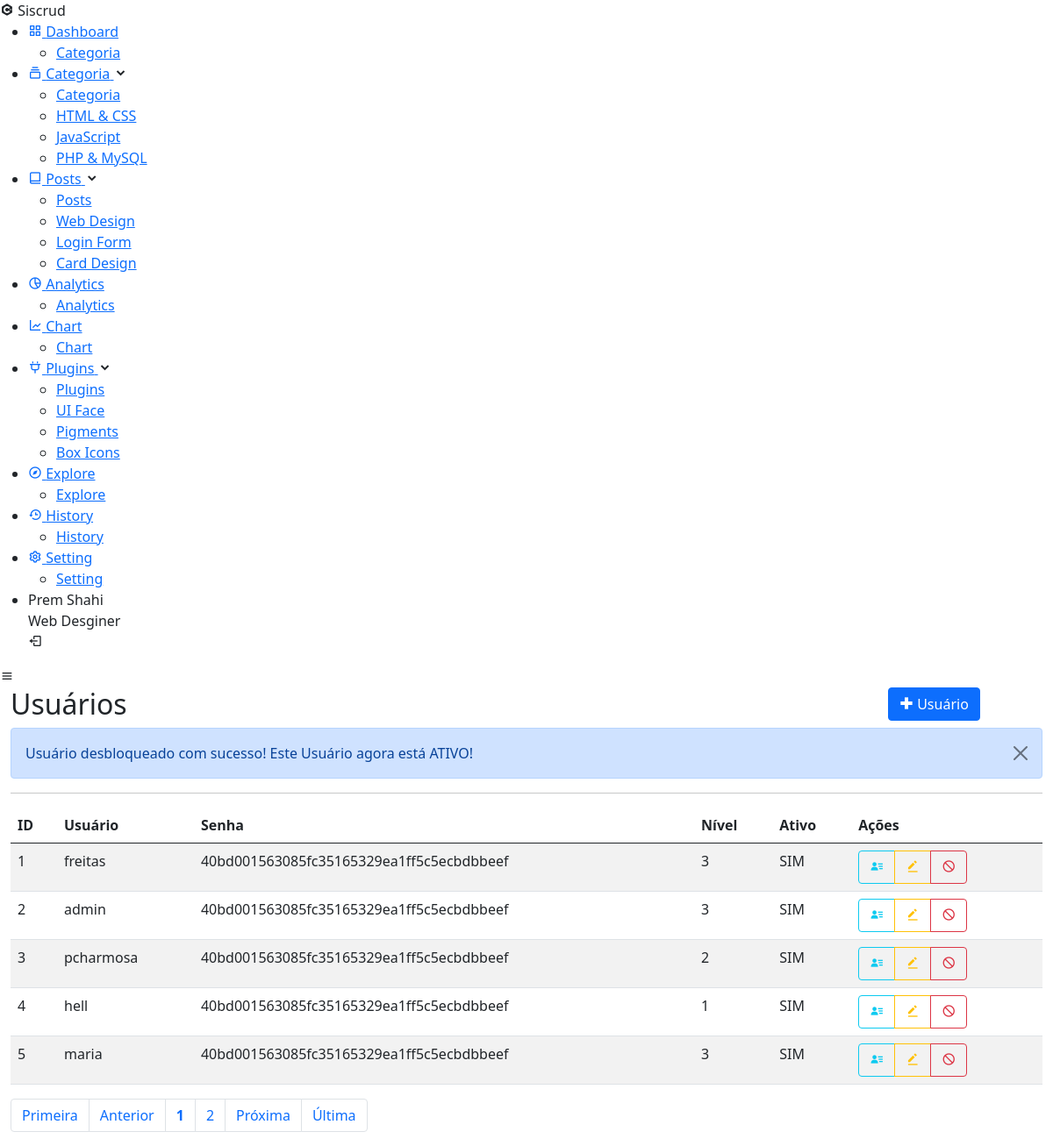
Screenshot of /index.php?page=lista_usu&msg=5 with the database file from the repository.
### tables this page shows
CREATE TABLE IF NOT EXISTS `usuario` (
  `id` int(11) unsigned NOT NULL AUTO_INCREMENT,
  `usuario` varchar(25) NOT NULL,
  `senha` varchar(40) NOT NULL,
  `nivel` int(1) unsigned NOT NULL DEFAULT 1,
  `ativo` tinyint(1) NOT NULL DEFAULT 1,
  PRIMARY KEY (`id`),
  UNIQUE KEY `usuario` (`usuario`),
  KEY `nivel` (`nivel`)
);

### sis/usuarios/lista_usu.php (the view)
<div id="main" class="container-fluid">
	<div id="top" class="row">
		<div class="col-md-10">
			<h2>Usuários</h2>
		</div>
		<div class="col-md-2">
			<a href="?page=fadd_usu" class="btn btn-primary pull-right h2"><i class='bx bx-plus-medical'></i> Usuário</a>
		</div>
	</div>
	<div>	<?php include "mensagens.php"; ?>	</div>
	<hr/>
	<div id="bloco-list-pag">
		<div id="list" class="row">
			<div class="table-responsive col-xs-12">
				<?php
					$quantidade = 5;
					$pagina = (isset($_GET['pagina'])) ? (int)$_GET['pagina'] : 1;
					$inicio = ($quantidade * $pagina) - $quantidade;
					$data_all = mysqli_query($con, "select * from usuario order by id asc limit $inicio, $quantidade;") or die(mysqli_error());
					echo "<table class='table table-striped' cellspacing='0' cellpading='0'>";
					echo "<thead><tr>";
					echo "<td><strong>ID</strong></td>";
					echo "<td><strong>Usuário</strong></td>";
					echo "<td><strong>Senha</strong></td>";
					echo "<td><strong>Nível</strong></td>";
					echo "<td><strong>Ativo</strong></td>";
					echo "<td class='actions'><strong>Ações</strong></td>";
					echo "</tr></thead><tbody>";
					while($info = mysqli_fetch_array($data_all)){
						echo "<tr>";
						echo "<td>".$info['id']."</td>";
						echo "<td>".$info['usuario']."</td>";
						echo "<td>".$info['senha']."</td>";
						echo "<td>".$info['nivel']."</td>";
						if($info['ativo'] == 1){
							echo "<td>SIM</td>";
						}else if($info['ativo'] == 0){
							echo "<td>NÃO</td>";
						}
						echo "<td><div class='btn-group btn-group-xs'>";
						echo "<a class='btn btn-outline-info btn-xs' href=?page=view_usu&id=".$info['id']."> <i class='bx bxs-user-detail'></i> </a>";
						echo "<a class='btn btn-outline-warning btn-xs' href=?page=fedita_usu&id=".$info['id']."> <i class='bx bxs-edit-alt'></i> </a>";
						if($info['ativo'] == 1){
							echo "<a class='btn btn-outline-danger btn-xs'  href=?page=block_usu&id=".$info['id']."> <i class='bx bx-block'></i> </a>";
						}else if($info['ativo'] == 0){
							echo "<a class='btn btn-outline-success btn-xs'  href=?page=ativa_usu&id=".$info['id']."><i class='bx bx-lock-open'></i></a></div></td>";
						}
					}
					echo "</tr></tbody></table>";
				?>
			</div>
		</div>
		<div id="bottom" class="row">
			<div class="col-md-12">
				<?php
					$sqlTotal 		= "select id from usuario;";
					$qrTotal  		= mysqli_query($con, $sqlTotal) or die (mysqli_error());
					$numTotal 		= mysqli_num_rows($qrTotal);
					$totalpagina = (ceil($numTotal/$quantidade)<=0) ? 1 : ceil($numTotal/$quantidade);
					$exibir = 3;
					$anterior = (($pagina-1) <= 0) ? 1 : $pagina - 1;
					$posterior = (($pagina+1) >= $totalpagina) ? $totalpagina : $pagina+1;
					echo "<ul class='pagination'>";
					echo "<li class='page-item'><a class='page-link' href='?page=lista_usu&pagina=1'> Primeira</a></li> ";
					echo "<li class='page-item'><a class='page-link' href=\"?page=lista_usu&pagina=$anterior\"> Anterior</a></li> ";
					echo "<li class='page-item'><a class='page-link' href='?page=lista_usu&pagina=".$pagina."'><strong>".$pagina."</strong></a></li> ";
					for($i = $pagina+1; $i < $pagina+$exibir; $i++){
						if($i <= $totalpagina)
						echo "<li class='page-item'><a class='page-link' href='?page=lista_usu&pagina=".$i."'> ".$i." </a></li> ";
					}
					echo "<li class='page-item'><a class='page-link' href=\"?page=lista_usu&pagina=$posterior\"> Pr&oacute;xima</a></li> ";
					echo "<li class='page-item'><a class='page-link' href=\"?page=lista_usu&pagina=$totalpagina\"> &Uacute;ltima</a></li></ul>";
				?>
			</div>
		</div>
	</div>
</div>

### index.php (shortened to what this page needs)
<!doctype html>
<html lang="pt-br">
  <head>
    <link rel="stylesheet" href="css/style.css">
    <link href='https://unpkg.com/boxicons@2.0.7/css/boxicons.min.css' rel='stylesheet'>
    <link href="https://cdn.jsdelivr.net/npm/bootstrap@5.0.2/dist/css/bootstrap.min.css" rel="stylesheet">
  </head>
  <body>
    <?php
      include "base/sidebar.php";
    ?>
    <section class="home-section">
      <div class="home-content">
        <i class='bx bx-menu' ></i>
      </div>
      <?php include "base/ch_pages.php"; ?>
    </section>
  </body>
</html>

### docs/dashboard/base/sidebar.php (shortened to what this page needs)
<div class="sidebar close">
    <div class="logo-details">
      <i class='bx bxl-c-plus-plus'></i>
      <span class="logo_name">Siscrud</span>
    </div>
    <ul class="nav-links">
      <li>
        <a href="#">
          <i class='bx bx-grid-alt' ></i>
          <span class="link_name">Dashboard</span>
        </a>
        <ul class="sub-menu blank">
          <li><a class="link_name" href="#">Categoria</a></li>
        </ul>
      </li>
      <li>
        <div class="iocn-link">
          <a href="#">
            <i class='bx bx-collection' ></i>
            <span class="link_name">Categoria</span>
          </a>
          <i class='bx bxs-chevron-down arrow' ></i>
        </div>
        <ul class="sub-menu">
          <li><a class="link_name" href="#">Categoria</a></li>
          <li><a href="#">HTML & CSS</a></li>
          <li><a href="#">JavaScript</a></li>
          <li><a href="#">PHP & MySQL</a></li>
        </ul>
      </li>
      <li>
        <div class="iocn-link">
          <a href="#">
            <i class='bx bx-book-alt' ></i>
            <span class="link_name">Posts</span>
          </a>
          <i class='bx bxs-chevron-down arrow' ></i>
        </div>
        <ul class="sub-menu">
          <li><a class="link_name" href="#">Posts</a></li>
          <li><a href="#">Web Design</a></li>
          <li><a href="#">Login Form</a></li>
          <li><a href="#">Card Design</a></li>
        </ul>
      </li>
      <li>
        <a href="#">
          <i class='bx bx-pie-chart-alt-2' ></i>
          <span class="link_name">Analytics</span>
        </a>
        <ul class="sub-menu blank">
          <li><a class="link_name" href="#">Analytics</a></li>
        </ul>
      </li>
      <li>
        <a href="#">
          <i class='bx bx-line-chart' ></i>
          <span class="link_name">Chart</span>
        </a>
        <ul class="sub-menu blank">
          <li><a class="link_name" href="#">Chart</a></li>
        </ul>
      </li>
      <li>
        <div class="iocn-link">
          <a href="#">
            <i class='bx bx-plug' ></i>
            <span class="link_name">Plugins</span>
          </a>
          <i class='bx bxs-chevron-down arrow' ></i>
        </div>
        <ul class="sub-menu">
          <li><a class="link_name" href="#">Plugins</a></li>
          <li><a href="#">UI Face</a></li>
          <li><a href="#">Pigments</a></li>
          <li><a href="#">Box Icons</a></li>
        </ul>
      </li>
      <li>
        <a href="#">
          <i class='bx bx-compass' ></i>
          <span class="link_name">Explore</span>
        </a>
        <ul class="sub-menu blank">
          <li><a class="link_name" href="#">Explore</a></li>
        </ul>
      </li>
      <li>
        <a href="#">
          <i class='bx bx-history'></i>
          <span class="link_name">History</span>
        </a>
        <ul class="sub-menu blank">
          <li><a class="link_name" href="#">History</a></li>
        </ul>
      </li>
      <li>
        <a href="#">
          <i class='bx bx-cog' ></i>
          <span class="link_name">Setting</span>
        </a>
        <ul class="sub-menu blank">
          <li><a class="link_name" href="#">Setting</a></li>
        </ul>
      </li>
      <li>
    <div class="profile-details">
      <div class="name-job">
        <div class="profile_name">Prem Shahi</div>
        <div class="job">Web Desginer</div>
      </div>
      <i class='bx bx-log-out' ></i>
    </div>
  </li>
</ul>
  </div>

### base/ch_pages.php (shortened to what this page needs)
<?php
    if(isset($_GET['page'])){
        switch ($_GET['page']) {
            case 'lista_usu':
                include "sis/usuarios/lista_usu.php";
                break;
        }
    }
?>

### sis/usuarios/mensagens.php (shortened to what this page needs)
<?php
if(isset($_GET['msg'])){
	$msg = $_GET['msg'];
	switch($msg){
		case 5:
			echo '	<div class="alert alert-primary alert-dismissible fade show" role="alert">
						Usuário desbloqueado  com sucesso! Este Usuário agora está ATIVO!
						<button type="button" class="btn-close" data-bs-dismiss="alert" aria-label="Close"></button>
						</div>';
			break;
	}
}
?>

### rows the page displays
usuario: id "1", usuario "freitas", senha "40bd001563085fc35165329ea1ff5c5ecbdbbeef", nivel "3", ativo "SIM"
usuario: id "2", usuario "admin", senha "40bd001563085fc35165329ea1ff5c5ecbdbbeef", nivel "3", ativo "SIM"
usuario: id "3", usuario "pcharmosa", senha "40bd001563085fc35165329ea1ff5c5ecbdbbeef", nivel "2", ativo "SIM"
usuario: id "4", usuario "hell", senha "40bd001563085fc35165329ea1ff5c5ecbdbbeef", nivel "1", ativo "SIM"
usuario: id "5", usuario "maria", senha "40bd001563085fc35165329ea1ff5c5ecbdbbeef", nivel "3", ativo "SIM"

### other values shown
$pagina "1"
